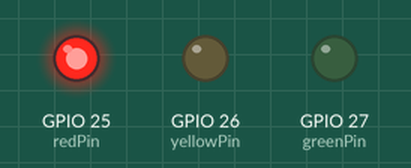
The sketch below on a simulated ESP32. On the bench: output pins drawn as LEDs (lit = HIGH).

Above: at 2.5 s.
At 6.0 s:
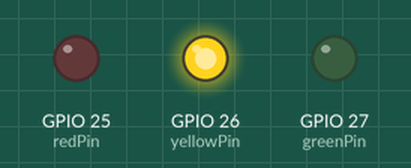
At 9.5 s:
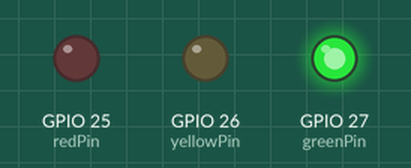
Timing chart, 0 to 15.6 s (numbered marks = the images above):
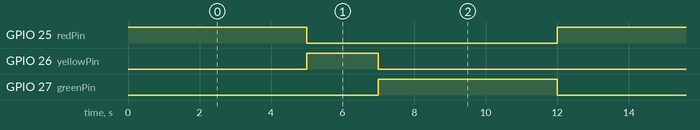

Measured:
- by itself, GPIO 25 (redPin), GPIO 27 (greenPin): alternates HIGH for 5.0 s and LOW for 7.0 s
- by itself, GPIO 26 (yellowPin): alternates HIGH for 2.0 s and LOW for 10.0 s
- by itself, everything shown: repeats every 12.0 s, in 3 steps

The sketch:

led_semaphore.ino
```cpp
/*
    Acest program simuleaza un semafor folosind trei LED-uri: rosu, galben si verde.
    Fiecare LED este conectat la un pin digital diferit al placii de dezvoltare.
    Programul va aprinde LED-urile in secventa specifica unui semafor: rosu -> galben -> verde -> rosu, etc.

    Pinul pentru LED-ul rosu este conectat la pinul 25
    Pinul pentru LED-ul galben este conectat la pinul 26
    Pinul pentru LED-ul verde este conectat la pinul 27

    Fiecare stare a semaforului dureaza un anumit timp:
        - Semafor rosu: 5 secunde
        - Semafor galben: 2 secunde
        - Semafor verde: 5 secunde
*/

int redPin    = 25;                        // Pinul la care este conectat LED-ul rosu
int yellowPin = 26;                        // Pinul la care este conectat LED-ul galben
int greenPin  = 27;                        // Pinul la care este conectat LED-ul verde

void setup(){
    pinMode(redPin, OUTPUT);               // Seteaza pinul LED-ului rosu ca iesire
    pinMode(yellowPin, OUTPUT);            // Seteaza pinul LED-ului galben ca iesire
    pinMode(greenPin, OUTPUT);             // Seteaza pinul LED-ului verde ca iesire
}

void loop(){
    // Semafor rosu
    digitalWrite(redPin, HIGH);            // LED rosu aprins
    digitalWrite(yellowPin, LOW);          // LED galben stins
    digitalWrite(greenPin, LOW);           // LED verde stins
    delay(5000);                           // Asteapta 5 secunde

    // Semafor galben
    digitalWrite(redPin, LOW);
    digitalWrite(yellowPin, HIGH);
    digitalWrite(greenPin, LOW);
    delay(2000);                           // Asteapta 2 secunde

    // Semafor verde
    digitalWrite(redPin, LOW);             // LED rosu stins
    digitalWrite(yellowPin, LOW);          // LED galben stins
    digitalWrite(greenPin, HIGH);          // LED verde aprins
    delay(5000);                           // Asteapta 5 secunde
}
```
